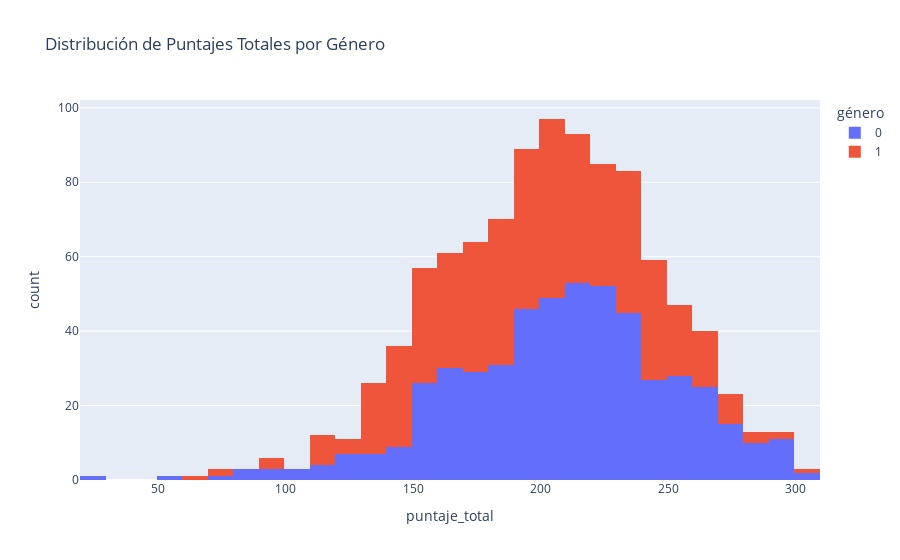

Write notebook code for a chart like this one.
### Code cell
fig = px.histogram(df, x='puntaje_total', nbins=50, color='género', title='Distribución de Puntajes Totales por Género')
fig.show()

### Figure 1 — Plotly figure (JSON) as saved in the notebook; plotly's stock layout.template omitted (floating-point values rounded to 4 significant figures; data arrays with more than 128 entries replaced by an {"elided": "..."} marker saying what was removed)
{"data": [{"alignmentgroup": "True", "bingroup": "x", "hovertemplate": "género=0<br>puntaje_total=%{x}<br>count=%{y}<extra></extra>", "legendgroup": "0", "marker": {"color": "#636efa", "pattern": {"shape": ""}}, "name": "0", "nbinsx": 50, "offsetgroup": "0", "orientation": "v", "showlegend": true, "type": "histogram", "x": {"elided": "518 int values"}, "xaxis": "x", "yaxis": "y"}, {"alignmentgroup": "True", "bingroup": "x", "hovertemplate": "género=1<br>puntaje_total=%{x}<br>count=%{y}<extra></extra>", "legendgroup": "1", "marker": {"color": "#EF553B", "pattern": {"shape": ""}}, "name": "1", "nbinsx": 50, "offsetgroup": "1", "orientation": "v", "showlegend": true, "type": "histogram", "x": {"elided": "482 int values"}, "xaxis": "x", "yaxis": "y"}], "layout": {"barmode": "relative", "legend": {"title": {"text": "género"}, "tracegroupgap": 0}, "title": {"text": "Distribución de Puntajes Totales por Género"}, "xaxis": {"anchor": "y", "domain": [0, 1], "title": {"text": "puntaje_total"}}, "yaxis": {"anchor": "x", "domain": [0, 1], "title": {"text": "count"}}}}
